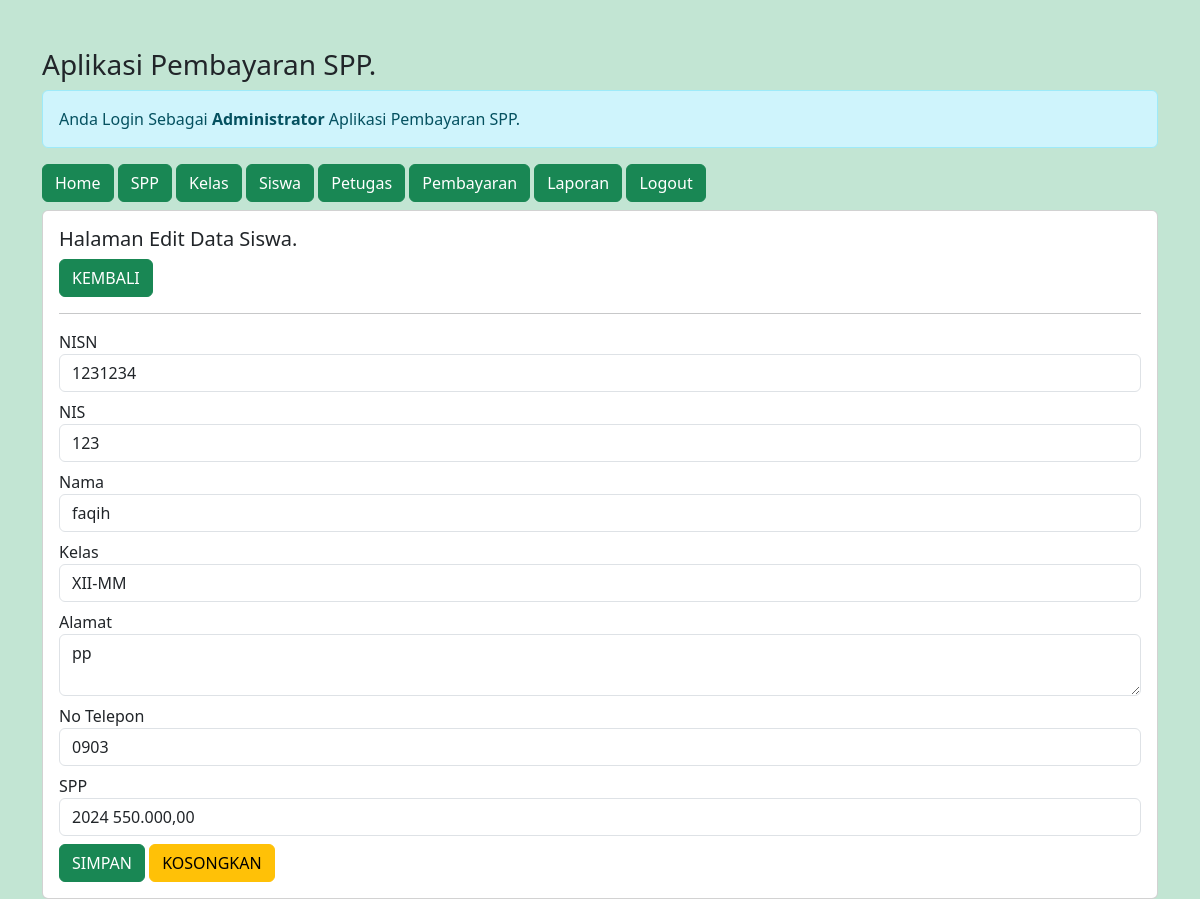
The page /admin/admin.php?url=edit-siswa&nisn=1231234 (signed in) on the database its author committed.
### tables this page shows
CREATE TABLE `siswa` (
  `nisn` int(10) NOT NULL,
  `nis` char(8) NOT NULL,
  `nama` varchar(35) NOT NULL,
  `id_kelas` int(11) NOT NULL,
  `alamat` text NOT NULL,
  `no_tlp` varchar(13) NOT NULL,
  `id_spp` int(11) NOT NULL
);

CREATE TABLE `kelas` (
  `id_kelas` int(11) NOT NULL,
  `nama_kelas` varchar(10) NOT NULL,
  `kompetensi_keahlian` varchar(50) NOT NULL
);

CREATE TABLE `spp` (
  `id_spp` int(11) NOT NULL,
  `tahun` int(11) NOT NULL,
  `nominal` int(11) NOT NULL
);

### admin/edit-siswa.php (the view, shortened to what this page needs)
<?php
$nisn = $_GET['nisn'];
include'../koneksi.php';
$sql = "SELECT * FROM siswa,spp,kelas WHERE siswa.id_kelas=kelas.id_kelas AND siswa.id_spp=spp.id_spp AND nisn='$nisn'";
$query = mysqli_query($koneksi, $sql);
$data = mysqli_fetch_array($query);
?>
<h5> Halaman Edit Data Siswa.</h5>
<a href="?url=siswa" class="btn btn-success"> KEMBALI </a>
<hr>
<form method="post" action="?url=proses-edit-siswa&nisn=<?= $nisn; ?>">
    <div class="form-group mb-2">
        <label>NISN</label>
        <input value="<?= $data['nisn'] ?>" readonly type="number" name="nisn" class="form-control" required>
    </div>
    <div class="form-group mb-2">
        <label>NIS</label>
        <input value="<?= $data['nis'] ?>" type="number" name="nis" class="form-control" required>
    </div>
    <div class="form-group mb-2">
        <label>Nama</label>
        <input value="<?= $data['nama'] ?>" type="text" name="nama" class="form-control" required>
    </div>
    <div class="form-group mb-2">
        <label>Kelas</label>
        <select name="id_kelas" class="form-control" required>
        <option value="<?= $data['id_kelas'] ?>"> <?= $data['nama_kelas']; ?> </option>
        </select>
    </div>
    <div class="form-group mb-2">
        <label>Alamat</label>
        <textarea name="alamat" class="form-control" required><?= $data['alamat'] ?></textarea>
    </div>
    <div class="form-group mb-2">
        <label>No Telepon</label>
        <input value="<?= $data['no_tlp'] ?>" type="number" name="no_tlp" class="form-control" required>
    </div>
    <div class="form-group mb-2">
        <label>SPP</label>
        <select name="id_spp" class="form-control" required>
        <option value="<?= $data['id_spp'] ?>"> <?= $data['tahun'];?> <?= number_format($data['nominal'],2,',','.');?> </option>
        </select>
    </div>
    <div class="form-group">
        <button type="submit" class="btn btn-success"> SIMPAN </button>
        <button type="reset" class="btn btn-warning"> KOSONGKAN </button>
    </div>
</form>

### rows shown on the page
siswa: nisn "1231234", nis "123", nama "faqih", id_kelas "XII-MM", alamat "pp", no_tlp "0903", id_spp "2024 550.000,00"
